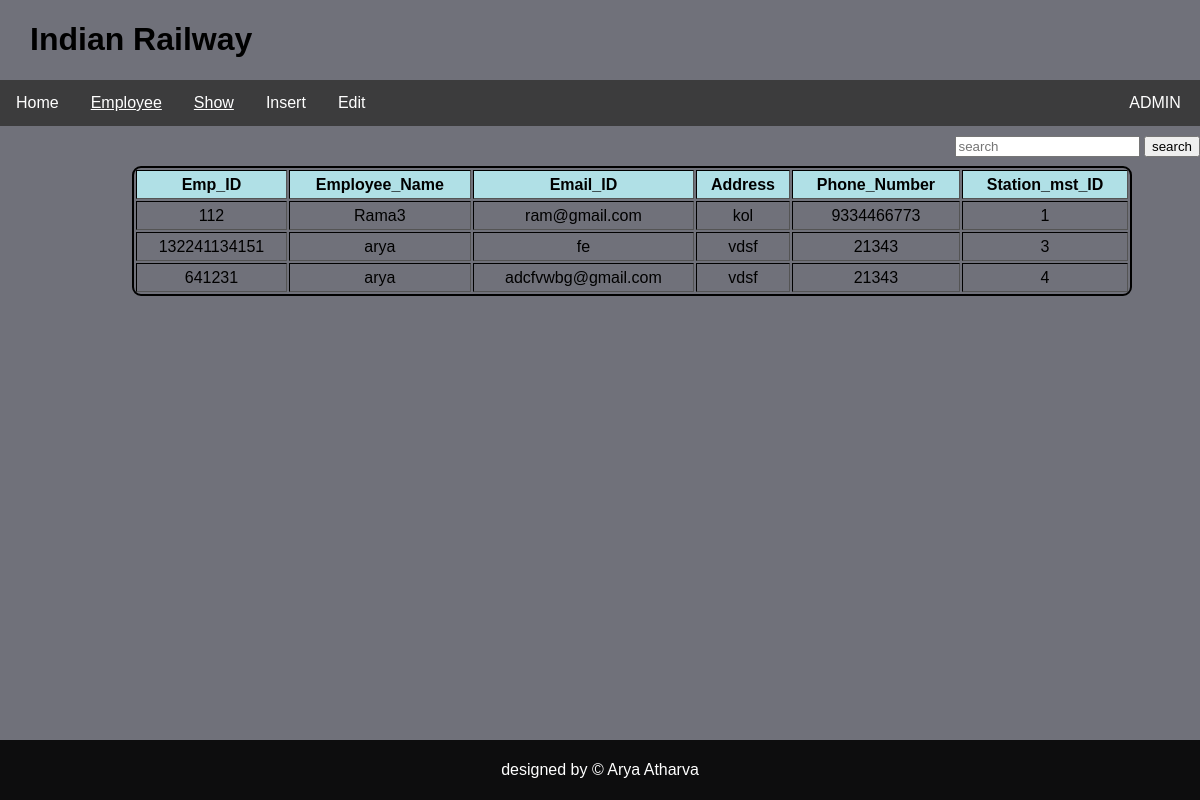
Screenshot of /employee/index.php (signed in) with the database file from the repository.
### tables this page shows
CREATE TABLE `employee_mst` (
  `sl_no` int(11) NOT NULL,
  `Emp_ID` varchar(15) NOT NULL,
  `Employee_Name` varchar(50) NOT NULL,
  `Email_ID` varchar(50) NOT NULL,
  `Address` varchar(50) NOT NULL,
  `Phone_Number` varchar(10) NOT NULL,
  `Employee_image` blob NOT NULL,
  `Station_mst_ID` int(50) NOT NULL,
  `changed` varchar(1) NOT NULL
);

### employee/index.php (the view, shortened to what this page needs)
<?php
require "connection.php";
$str="";
if(isset($_POST['strr']))
{
$str=$_POST["strr"];
$query="SELECT * FROM employee_mst WHERE changed like 'N' and (Emp_ID like '%$str%' or Employee_Name like '%$str%' or Email_ID like '%$str%' or Address like '%$str%' or Phone_Number like '%$str%' or Station_mst_ID like '%$str%') order by Emp_ID";
}
else
{
    $query="SELECT * FROM employee_mst  WHERE changed like 'N'and  (Emp_ID like '%$str%' or Employee_Name like '%$str%' or Email_ID like '%$str%' or Address like '%$str%' or Phone_Number like '%$str%' or Station_mst_ID like '%$str%') ORDER by Emp_ID ASC,changed ASC ";
}
$result = mysqli_query($conn,$query);
?>
<!DOCTYPE html>
<html lang="en">
<head>
</head>
<body>
  <div class="bdy">
    <h1 align="left" style="padding-left: 30px" ><b>Indian Railway</b></h1>
    <div class="navbar">
      <a href="/rly_intern/home.php">Home</a>
      <span><u id="tb">Employee</u></span>
      <?php if($_SESSION['cat']=="ADMIN")
      {
        echo "<a href=\"index.php\" ><u>Show</u></a>";
        echo "<a href=\"insert.php\" >Insert</a>";
        echo "<a href=\"edit.php\" >Edit</a>";
      }
       ?>
      <div class="dropdown">
        <button class="dropbtn">
          <?php
          if(isset($_SESSION['user']))
          {
              echo $_SESSION['user'];
          }else {
            echo "<a href=\"/rly_intern/index.php\" style=\"padding:0px;\" >Login</a>";
          }
          ?>
        </button>
      </div>
    </div>
    <div class="content">
      	<form action="#" align="right" method="post">
      		<input type="text" placeholder="search" name="strr"/>
      		<button>search</button>
      	</form>
          <table  border="1px" style="width:1000px;line-height: 25px; border: 2px solid black; margin: 0 auto; border-radius: 9px; position: absolute; top: 10%; left: 11%;">
      			<tr style="background-color: powderblue;">
              <th align="center" style="font-weight: bold;">Emp_ID</h5></th>
            	<th align="center" style="font-weight: bold;">Employee_Name</h5></th>
            	<th align="center" style="font-weight: bold;">Email_ID</h5></th>
            	<th align="center" style="font-weight: bold;">Address</h5></th>
            	<th align="center" style="font-weight: bold;">Phone_Number</h5></th>
            	<th align="center" style="font-weight: bold;">Station_mst_ID</h5></th>
            </tr>
           	<?php
           	  while($rows=mysqli_fetch_assoc($result))
           	  {
           	  	?>
           	  	<tr>
                    <td align="center"><a href="profile.php?id=<?php echo $rows["Emp_ID"]; ?>" class="td"><?php echo $rows["Emp_ID"]; ?></a></td>
             	  		<td align="center"><a href="profile.php?id=<?php echo $rows["Emp_ID"]; ?>" class="td"><?php echo $rows["Employee_Name"]; ?></a></td>
        						<td align="center"><a href="profile.php?id=<?php echo $rows["Emp_ID"]; ?>" class="td"><?php echo $rows["Email_ID"]; ?></a></td>
        						<td align="center"><a href="profile.php?id=<?php echo $rows["Emp_ID"]; ?>" class="td"><?php echo $rows["Address"]; ?></a></td>
        						<td align="center"><a href="profile.php?id=<?php echo $rows["Emp_ID"]; ?>" class="td"><?php echo $rows["Phone_Number"]; ?></a></td>
        						<td align="center"><a href="profile.php?id=<?php echo $rows["Emp_ID"]; ?>" class="td"><?php echo $rows["Station_mst_ID"]; ?></a></td>
           	  	</tr>
           	  	<?php
           	  }
           ?>
          </table>
    </div>
    <div class="footer">
      <p class="ft">designed by &copy; Arya Atharva</p>
    </div>
  </div>
</body>
</html>

### employee/index.php (style rules this page uses)
* { box-sizing: border-box; font-family: Arial, Helvetica, sans-serif; }
body { margin: 0; font-family: Arial, Helvetica, sans-serif; background-color: rgba(65, 66, 78, 0.75); background-position: center; background-repeat: no-repeat; background-size: cover; }
.navbar { overflow: hidden; background-color: rgba(51, 51, 51, 0.85); }
.navbar a,span { float: left; font-size: 16px; color: white; text-align: center; padding: 14px 16px; text-decoration: none; }
.dropdown { float: right; overflow: hidden; }
.dropdown .dropbtn { font-size: 16px; border: none; outline: none; color: white; width: 90px; padding: 14px 16px; background-color: inherit; font-family: inherit; margin: 0; }
.content { position: relative; height: 400px; padding: 10px 0px 0px 40px; }
.td { text-decoration: none; color: black; }
.footer { background-color: rgba(3, 3, 3, 0.90); padding: 5px; color: white; position: fixed; width: 100%; bottom: 0px; text-align: center; }

### rows the page displays
employee_mst: Emp_ID "112", Employee_Name "Rama3", Email_ID "ram@gmail.com", Address "kol", Phone_Number "9334466773", Station_mst_ID "1"
employee_mst: Emp_ID "132241134151", Employee_Name "arya", Email_ID "fe", Address "vdsf", Phone_Number "21343", Station_mst_ID "3"
employee_mst: Emp_ID "641231", Employee_Name "arya", Email_ID "adcfvwbg@gmail.com", Address "vdsf", Phone_Number "21343", Station_mst_ID "4"

### other values shown
$_SESSION['user'] "ADMIN"
